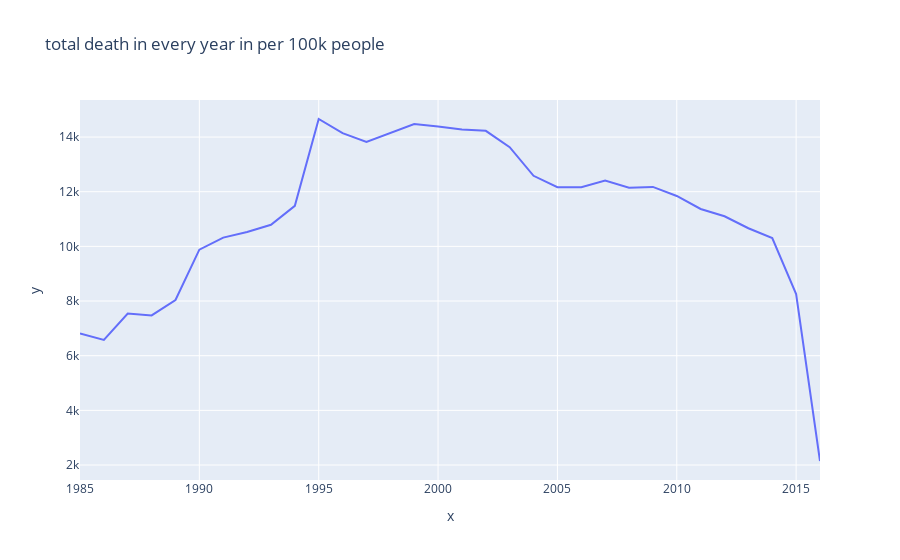

Notebook code cell kept with this figure:
### Markdown cell above
### Total Death in Every Year

### Code cell
year_sudicidePer100Popu = data.groupby(['year'])['suicides/100k pop'].sum()
fig = px.line(data, x=year_sudicidePer100Popu.index, y=year_sudicidePer100Popu.values, title='total death in every year in per 100k people')
fig.show()

### Figure 1 — Plotly figure (JSON) as saved in the notebook; plotly's stock layout.template omitted (floating-point values rounded to 4 significant figures)
{"data": [{"hovertemplate": "x=%{x}<br>y=%{y}<extra></extra>", "legendgroup": "", "line": {"color": "#636efa", "dash": "solid"}, "mode": "lines", "name": "", "showlegend": false, "type": "scatter", "x": [1985, 1986, 1987, 1988, 1989, 1990, 1991, 1992, 1993, 1994, 1995, 1996, 1997, 1998, 1999, 2000, 2001, 2002, 2003, 2004, 2005, 2006, 2007, 2008, 2009, 2010, 2011, 2012, 2013, 2014, 2015, 2016], "xaxis": "x", "y": [6812.0, 6580.0, 7545.0, 7473.0, 8037.0, 9879.0, 10320.0, 10530.0, 10790.0, 11480.0, 14660.0, 14140.0, 13820.0, 14150.0, 14470.0, 14390.0, 14280.0, 14230.0, 13630.0, 12580.0, 12160.0, 12170.0, 12410.0, 12150.0, 12180.0, 11840.0, 11370.0, 11100.0, 10660.0, 10310.0, 8254.0, 2147.0], "yaxis": "y"}], "layout": {"legend": {"tracegroupgap": 0}, "title": {"text": "total death in every year in per 100k people"}, "xaxis": {"anchor": "y", "domain": [0, 1], "title": {"text": "x"}}, "yaxis": {"anchor": "x", "domain": [0, 1], "title": {"text": "y"}}}}
